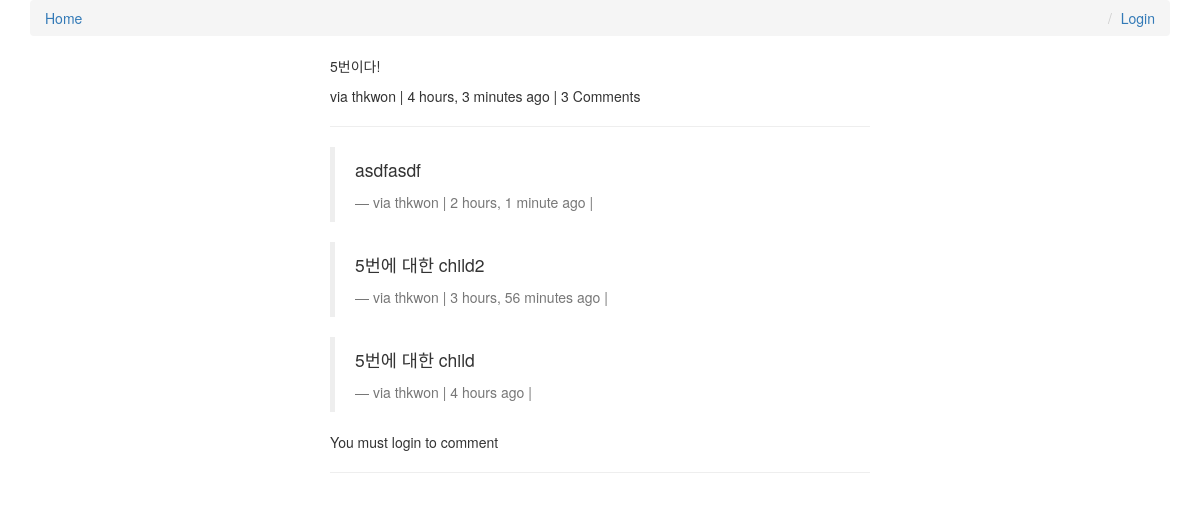
/comments/8/, run on the app's committed database.
### comments/models.py (models this page shows, shortened)
class Comment(models.Model):
    user = models.ForeignKey(settings.AUTH_USER_MODEL)
    content_type = models.ForeignKey(ContentType, on_delete=models.CASCADE)
    object_id = models.PositiveIntegerField()
    content_object = GenericForeignKey("content_type", "object_id")
    parent = models.ForeignKey("self", null=True, blank=True)
    content = models.TextField()
    timestamp = models.DateTimeField(auto_now_add=True)
    objects = CommentManager()
    class Meta:
        ordering = ["-timestamp"]
    def children(self):
        return Comment.objects.filter(parent=self)
    @property
    def is_parent(self):
        return False if self.parent else True

### comments/views.py (the view)
# urls.py: url(r"^(?P<id>\d+)/$", comment_thread, name="thread"),
def comment_thread(request, id):
    try:
        obj = Comment.objects.get(id=id)
    except ObjectDoesNotExist:
        raise Http404
    if not obj.is_parent:
        obj = obj.parent
    initial_data = {"content_type": obj.content_type, "object_id": obj.object_id}
    form = CommentForm(request.POST or None, initial=initial_data)
    if form.is_valid() and request.user.is_authenticated():
        new_comment = get_or_create_new_comment(form, request)
        return HttpResponseRedirect(new_comment.content_object.get_absolute_url())
    context = {"comment": obj, "form": form}
    return render(request, "comment_thread.html", context)

### templates/comment_thread.html (shortened to what this page needs)
{% extends "base.html" %}
{% load urlify %}
{% load crispy_forms_tags %}
{% block content %}
<div class='col-sm-6 col-sm-offset-3'>
          <p>{{ comment.content }}</p>
          <footer>via {{ comment.user }} | {{ comment.timestamp|timesince }} ago | {% if comment.children.count > 0 %}{{ comment.children.count }} Comment{% if comment.children.count > 1 %}s{% endif %} {% endif %} </footer>
          <hr/>
          <div>
              {% for child_comment in comment.children %}
                <blockquote>
                <p>{{ child_comment.content }}</p>
                <footer>via {{ child_comment.user }} | {{ child_comment.timestamp|timesince }} ago | {% if request.user == child_comment.user %}<a href='{{ child_comment.get_delete_url }}'>Delete</a>{% endif %}</footer>
                </blockquote>
             {% endfor %}
             {% if request.user.is_authenticated %}
            <form method="POST" action="."> {% csrf_token %}
                {{ form|crispy }}
                <input type='hidden' name='parent_id' value='{{ comment.id }}'>
                <input type='submit' value='Reply' class='btn btn-default'>
            </form>
            {% else %}
            <p>You must login to comment </p>
            {% endif %}
        </div>
        <hr/>
</div>
{% endblock content %}

### data on the page
Comment: content "5번이다!", user "thkwon", timestamp "4 hours, 3 minutes", children.count "3"
Comment: content "asdfasdf", user "thkwon", timestamp "2 hours, 1 minute"
Comment: content "5번에 대한 child2", user "thkwon", timestamp "3 hours, 56 minutes"
Comment: content "5번에 대한 child", user "thkwon", timestamp "4 hours"
